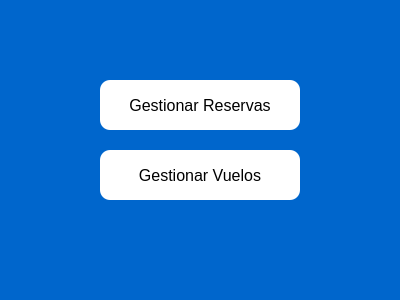
<?xml version="1.0" encoding="UTF-8"?>
<ui version="4.0">
 <class>MenuPrincipalWindow</class>
 <widget class="QMainWindow" name="MenuPrincipalWindow">
  <property name="geometry">
   <rect>
    <x>0</x>
    <y>0</y>
    <width>400</width>
    <height>300</height>
   </rect>
  </property>
  <property name="windowTitle">
   <string>Menú Principal - Aerolínea XYZ</string>
  </property>
  <property name="styleSheet">
   <string notr="true">background-color: rgb(0, 102, 204);</string> <!-- Color de fondo azul -->
  </property>
  <widget class="QWidget" name="centralwidget">
   <widget class="QPushButton" name="btn_gestionar_reservas">
    <property name="geometry">
     <rect>
      <x>100</x>
      <y>80</y>
      <width>200</width>
      <height>50</height>
     </rect>
    </property>
    <property name="text">
     <string>Gestionar Reservas</string>
    </property>
    <property name="styleSheet">
     <string notr="true">background-color: rgb(255, 255, 255); color: rgb(0, 0, 0); font-size: 16px; border-radius: 10px;</string>
    </property>
   </widget>
   <widget class="QPushButton" name="btn_gestionar_vuelos">
    <property name="geometry">
     <rect>
      <x>100</x>
      <y>150</y>
      <width>200</width>
      <height>50</height>
     </rect>
    </property>
    <property name="text">
     <string>Gestionar Vuelos</string>
    </property>
    <property name="styleSheet">
     <string notr="true">background-color: rgb(255, 255, 255); color: rgb(0, 0, 0); font-size: 16px; border-radius: 10px;</string>
    </property>
   </widget>
  </widget>
  <widget class="QMenuBar" name="menubar"/>
  <widget class="QStatusBar" name="statusbar"/>
 </widget>
 <resources/>
 <connections/>
</ui>
